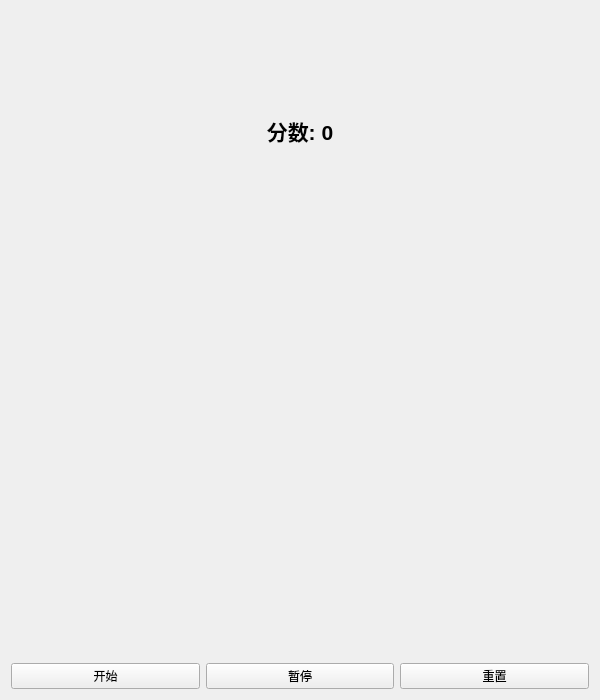
<?xml version="1.0" encoding="UTF-8"?>
<ui version="4.0">
 <class>MainWindow</class>
 <widget class="QMainWindow" name="MainWindow">
  <property name="geometry">
   <rect>
    <x>0</x>
    <y>0</y>
    <width>600</width>
    <height>700</height>
   </rect>
  </property>
  <property name="windowTitle">
   <string>贪吃蛇游戏</string>
  </property>
  <widget class="QWidget" name="centralWidget">
   <layout class="QVBoxLayout" name="verticalLayout">
    <item>
     <widget class="QLabel" name="scoreLabel">
      <property name="font">
       <font>
        <pointsize>16</pointsize>
        <weight>75</weight>
        <bold>true</bold>
       </font>
      </property>
      <property name="alignment">
       <set>Qt::AlignCenter</set>
      </property>
      <property name="text">
       <string>分数: 0</string>
      </property>
     </widget>
    </item>
    <item>
     <widget class="QWidget" name="gameBoardWidget" native="true">
      <property name="minimumSize">
       <size>
        <width>400</width>
        <height>400</height>
       </size>
      </property>
     </widget>
    </item>
    <item>
     <layout class="QHBoxLayout" name="horizontalLayout">
      <item>
       <widget class="QPushButton" name="startButton">
        <property name="text">
         <string>开始</string>
        </property>
       </widget>
      </item>
      <item>
       <widget class="QPushButton" name="pauseButton">
        <property name="text">
         <string>暂停</string>
        </property>
       </widget>
      </item>
      <item>
       <widget class="QPushButton" name="resetButton">
        <property name="text">
         <string>重置</string>
        </property>
       </widget>
      </item>
     </layout>
    </item>
   </layout>
  </widget>
 </widget>
 <layoutdefault spacing="6" margin="11"/>
 <resources/>
 <connections/>
</ui>
